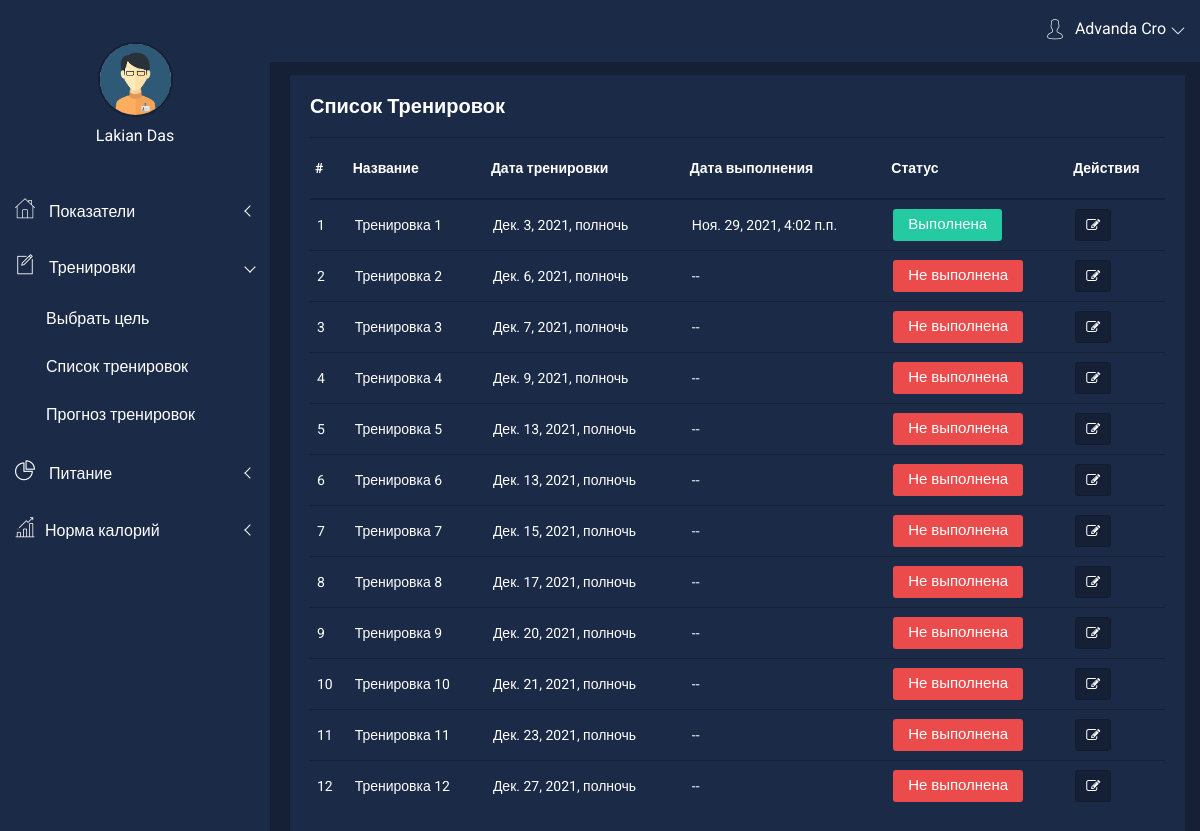
Page /dashboard/workout (signed in) on the committed database.
### core/models/body_params.py (models this page shows)
class BodyWorkout(models.Model):
    title = models.CharField(max_length=100, verbose_name='Название')
    date_created = models.DateTimeField()
    date_finish = models.DateTimeField(null=True)
    status = models.BooleanField(default=False)
    publications = models.ManyToManyField(BodyExercise)
    user = models.ForeignKey(User, on_delete=models.CASCADE)
    goal = models.ForeignKey(Goals, on_delete=models.CASCADE)

### tracker/views/views_workout.py (the view)
# urls.py: path('workout', views.workout_list, name='workout_list'),
def workout_list(request):
    if 'user' in request.session:
        list_work = BodyWorkout.objects.filter(user_id=request.session['user']).all()
        return render(request, 'tracker/workout_list.html', {'list_work': list_work})
    else:
        return redirect('auth:auth')

### templates/tracker/workout_list.html (shortened to what this page needs)
{% extends 'base/dashboard.html' %}
{% load static %}
{% block content %}
    <link rel="stylesheet" href="{% static 'dashboard/css/alerts.css' %}">
    <div class="product-status mg-b-30 mg-t-15" style="margin-left: 10px;">
        <div class="container-fluid">
            <div class="row">
                <div class="col-lg-12 col-md-12 col-sm-12 col-xs-12">
                    <div class="product-status-wrap">
                        <h4>Список Тренировок</h4>
                        {% if not True %}
                            <h4>Записей нет</h4>
                        {% else %}
                            <table>
                                <tr>
                                    <th>#</th>
                                    <th>Название</th>
                                    <th>Дата тренировки</th>
                                    <th>Дата выполнения</th>
                                    <th>Статус</th>
                                    <th>Действия</th>
                                </tr>
                                {% for item in list_work %}
                                    <tr>
                                        <td>{{ forloop.counter }}</td>
                                        <td>{{ item.title }}</td>
                                        <td>{{ item.date_created }}</td>
                                        <td>{{ item.date_finish|default_if_none:"--" }}</td>
                                        <td>
                                            {% if item.status %}
                                                <button class="pd-setting">Выполнена</button>
                                            {% else %}
                                                <button class="ds-setting">Не выполнена</button>
                                            {% endif %}
                                        </td>
                                        <td>
                                            <button data-toggle="tooltip" title="Просмотреть" class="pd-setting-ed"
                                                    onclick="window.location.href='{% url 'tracker:workout_show' id=item.id %}'">
                                                <i class="fa fa-pencil-square-o" aria-hidden="true"></i>
                                            </button>
                                        </td>
                                    </tr>
                                {% endfor %}
                            </table>
                        {% endif %}
                    </div>
                </div>
            </div>
        </div>
    </div>
{% endblock %}

### static/dashboard/css/main.css (style rules this page uses)
html { color: #222; font-size: 1em; line-height: 1.4; }

### rows in the picture
BodyWorkout: title "Тренировка 1", date_created "Дек. 3, 2021, полночь", date_finish "Ноя. 29, 2021, 4:02 п.п.", status "Выполнена"
BodyWorkout: title "Тренировка 2", date_created "Дек. 6, 2021, полночь", date_finish "--", status "Не выполнена"
BodyWorkout: title "Тренировка 3", date_created "Дек. 7, 2021, полночь", date_finish "--", status "Не выполнена"
BodyWorkout: title "Тренировка 4", date_created "Дек. 9, 2021, полночь", date_finish "--", status "Не выполнена"
BodyWorkout: title "Тренировка 5", date_created "Дек. 13, 2021, полночь", date_finish "--", status "Не выполнена"
BodyWorkout: title "Тренировка 6", date_created "Дек. 13, 2021, полночь", date_finish "--", status "Не выполнена"
BodyWorkout: title "Тренировка 7", date_created "Дек. 15, 2021, полночь", date_finish "--", status "Не выполнена"
BodyWorkout: title "Тренировка 8", date_created "Дек. 17, 2021, полночь", date_finish "--", status "Не выполнена"
BodyWorkout: title "Тренировка 9", date_created "Дек. 20, 2021, полночь", date_finish "--", status "Не выполнена"
BodyWorkout: title "Тренировка 10", date_created "Дек. 21, 2021, полночь", date_finish "--", status "Не выполнена"
BodyWorkout: title "Тренировка 11", date_created "Дек. 23, 2021, полночь", date_finish "--", status "Не выполнена"
BodyWorkout: title "Тренировка 12", date_created "Дек. 27, 2021, полночь", date_finish "--", status "Не выполнена"
